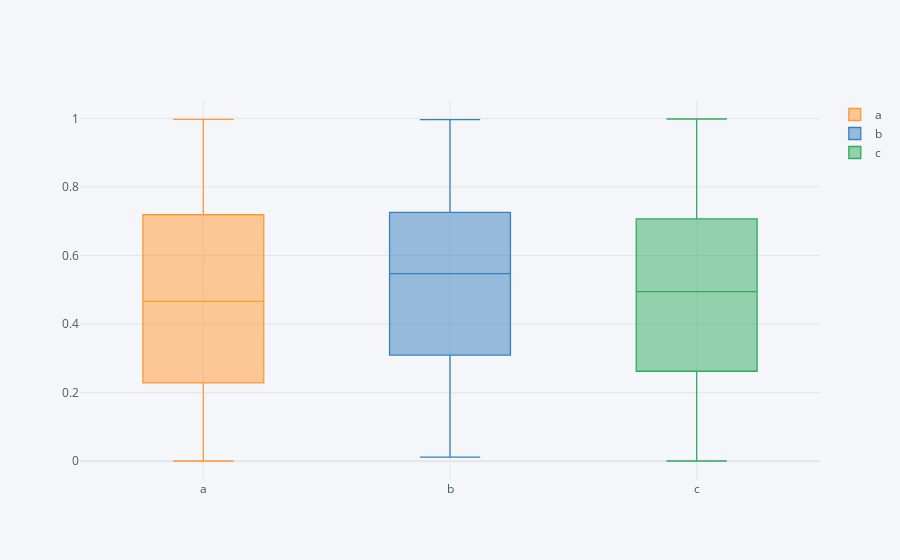

The notebook cell saved with this chart:
### Code cell
df.iplot(kind= 'box')

### Figure 1 — Plotly figure (JSON) as saved in the notebook; plotly's stock layout.template omitted (floating-point values rounded to 4 significant figures; data arrays with more than 128 entries replaced by an {"elided": "..."} marker saying what was removed)
{"data": [{"boxpoints": false, "line": {"width": 1.3}, "marker": {"color": "rgba(255, 153, 51, 1.0)"}, "name": "a", "orientation": "v", "type": "box", "y": {"elided": "300 float values"}}, {"boxpoints": false, "line": {"width": 1.3}, "marker": {"color": "rgba(55, 128, 191, 1.0)"}, "name": "b", "orientation": "v", "type": "box", "y": {"elided": "300 float values"}}, {"boxpoints": false, "line": {"width": 1.3}, "marker": {"color": "rgba(50, 171, 96, 1.0)"}, "name": "c", "orientation": "v", "type": "box", "y": {"elided": "300 float values"}}], "layout": {"legend": {"bgcolor": "#F5F6F9", "font": {"color": "#4D5663"}}, "paper_bgcolor": "#F5F6F9", "plot_bgcolor": "#F5F6F9", "title": {"font": {"color": "#4D5663"}}, "xaxis": {"gridcolor": "#E1E5ED", "showgrid": true, "tickfont": {"color": "#4D5663"}, "title": {"font": {"color": "#4D5663"}, "text": ""}, "zerolinecolor": "#E1E5ED"}, "yaxis": {"gridcolor": "#E1E5ED", "showgrid": true, "tickfont": {"color": "#4D5663"}, "title": {"font": {"color": "#4D5663"}, "text": ""}, "zerolinecolor": "#E1E5ED"}}}
